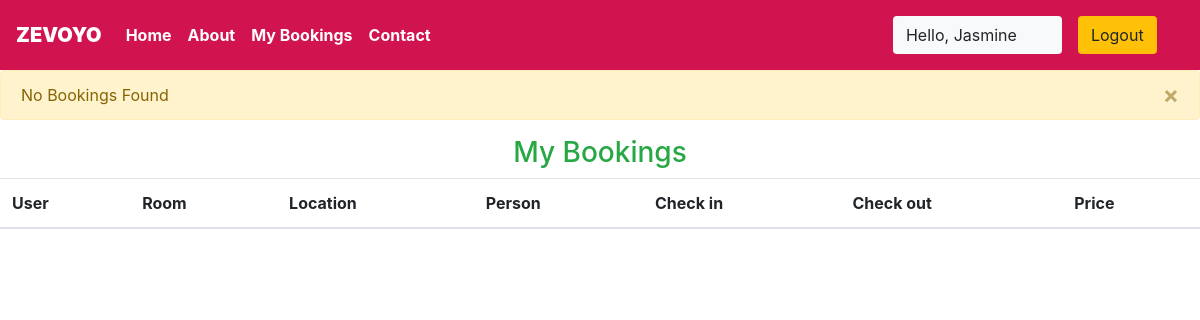
/myApp/user/bookings/ (signed in), run on an earlier commit of the app's database.
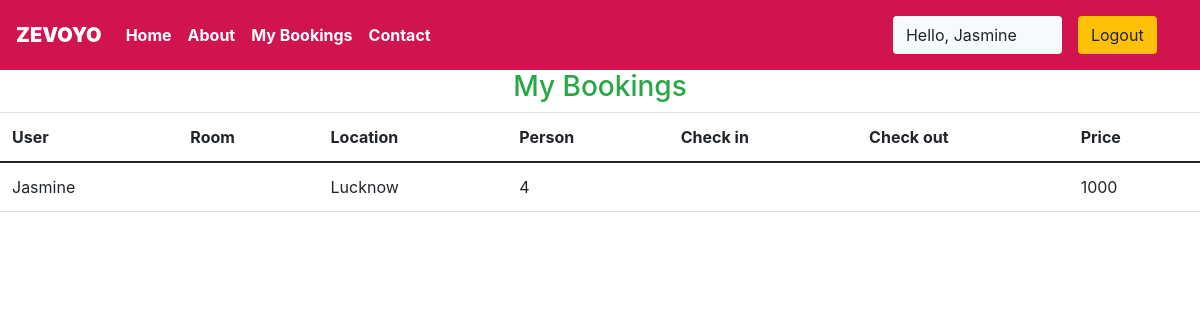
And on a later commit of the database.
### myApp/models.py (models this page shows, shortened)
class Reservation(models.Model):
    checkIn = models.DateField(auto_now = False)
    checkOut = models.DateField()
    room = models.ForeignKey(Rooms, on_delete = models.CASCADE)
    guest = models.ForeignKey(User, on_delete = models.CASCADE)
    bookingId = models.CharField(max_length = 100, default = 'null')

class Rooms(models.Model):
    ROOM_STATUS = (
        ('1', 'Available'),
        ('2', 'Not Available')
    )
    RoOM_TYPE = (
        ('1', 'Premimum'),
        ('2', 'Deluxe'),
        ('3', 'Basic')
    )
    roomType = models.CharField(max_length = 50, choices = RoOM_TYPE)
    capacity = models.IntegerField()
    price = models.IntegerField()
    size = models.IntegerField()
    hotel = models.ForeignKey(Hotels, on_delete = models.CASCADE)
    status = models.CharField(choices = ROOM_STATUS, max_length = 15)
    roomNumber = models.IntegerField()

class Hotels(models.Model):
    name = models.CharField(max_length = 30)
    owner = models.CharField(max_length = 30)
    location = models.CharField(max_length = 50)
    city = models.CharField(max_length = 20)
    state = models.CharField(max_length = 15)
    country = models.CharField(max_length = 20,default="India")

### myApp/views.py (the view)
# urls.py: path('user/bookings/', views.user_bookings,name="dashboard"),
@login_required(login_url='/user')
def user_bookings(request):
    if request.user.is_authenticated==False:
        return redirect('userlogin')
    user=User.objects.all().get(id=request.user.id)
    print(f"request user id ={request.user.id}")
    bookings = Reservation.objects.all().filter(guest=user)
    if not bookings:
        messages.warning(request,"No Bookings Found")
    return HttpResponse(render(request,'user/mybookings.html',{'bookings':bookings}))

### myApp/templates/user/mybookings.html
{% extends 'basic.html' %} {% block title %}Dashboard {% endblock title %} {% block body %}
{% load app_tags %}
<h3 class="text-center  text-success">My Bookings </h3>
<table class="table">
    <thead>
        <th>User</th>
        <th>Room</th>
        <th>Location</th>
        <th>Person</th>
        <th>Check in</th>
        <th>Check out</th>
        <th>Price</th>
    </thead>
    {% for each_booking in bookings %}
    <tr>
        <td>{{each_booking.guest.username}}</td>
        <td>{{each_booking.room.roomnumber}}</td>
        <td>{{each_booking.room.hotel.location}}</td>
        <td>{{each_booking.room.capacity}}</td>
        <td>{{each_booking.check_in}}</td>
        <td>{{each_booking.check_out}}</td>
        <td>{{each_booking.room.price}}</td>
    </tr>
    {% endfor %}
</table>
{% endblock body %}

### myApp/templates/basic.html (shortened to what this page needs)
{% load static %}
<!DOCTYPE HTML>
<html>
<head>
    <link rel="stylesheet" href="https://use.fontawesome.com/releases/v5.7.0/css/all.css">
    <link href="https://cdn.jsdelivr.net/npm/bootstrap@5.0.0-beta3/dist/css/bootstrap.min.css" rel="stylesheet">
    <link rel="stylesheet" href="https://maxcdn.bootstrapcdn.com/bootstrap/4.5.0/css/bootstrap.min.css">
</head>
<body>
    <div class="container-fluid px-0">
        <nav class="navbar navbar-expand-lg navbar-dark font-weight-bold">
            <a class="navbar-brand text-bold bg-black">
                <b>ZEVOYO</b>
            </a>
            <div class="collapse navbar-collapse" id="navbarSupportedContent">
                <ul class="navbar-nav mr-auto">
                    <li class="nav-item active">
                        <a class="nav-link text-bold" href="/myApp/">Home</a>
                    </li>
                    <li class="nav-item active">
                        <a class="nav-link text-bold" href="/myApp/about">About</a>
                    </li>
                    {% if user.is_staff %}
                    <li class="nav-item active">
                        <a class="nav-link text-bold" href="/myApp/staff/dashboard">Dashboard</a>
                    </li>
                    {% elif user.is_staff == False and user.is_authenticated %}
                    <li class="nav-item active">
                        <a class="nav-link text-bold" href="/myApp/user/bookings">My Bookings</a>
                    </li>
                    {% endif %}
                    <li class="nav-item active">
                        <a class="nav-link text-bold" href="/myApp/contact">Contact</a>
                    </li>
                </ul>
                {% if user.is_authenticated %}
                <button class="btn btn-group bg-light" data-toggle="modal" data-target="#forlogin">
                        Hello, {{request.user}}
                        <a href="/myApp/logout/" class="nav-link">
                            <button class="btn btn-group bg-warning" data-toggle="modal" data-target="#forlogin">
                                Logout
                            </button>
                </a>
                </button>
                {% endif %}
            </div>
        </nav>
    </div>
    {% for message in messages %} {% if message.tags == error %}
    <div class="alert alert-danger alert-dismissible fade show" role="alert">
        {% else %}
        <div class="alert alert-{{message.tags}} alert-dismissible fade show" role="alert">
            {% endif %} {{message}}
            <button type="button" class="close" data-dismiss="alert" aria-label="Close">
            <span aria-hidden="true">&times;</span>
        </button>
        </div>
        {% endfor %} {% block body %} {% endblock body %}
</body>
</html>

What changed in the data, as far as the page shows it:
added Reservation: guest.username "Jasmine", room.hotel.location "Lucknow", room.capacity "4", room.price "1000"
Also different on the page:
list line gone: "No Bookings Found ×"
